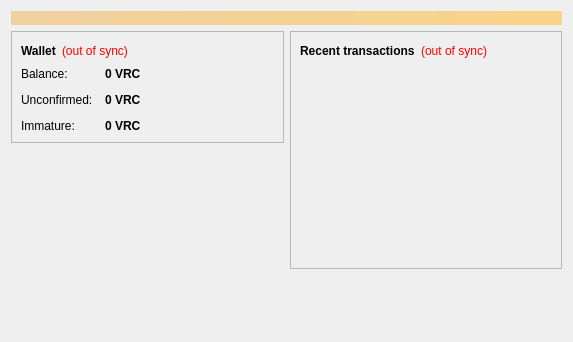
<?xml version="1.0" encoding="UTF-8"?>
<ui version="4.0">
 <class>OverviewPage</class>
 <widget class="QWidget" name="OverviewPage">
  <property name="geometry">
   <rect>
    <x>0</x>
    <y>0</y>
    <width>573</width>
    <height>342</height>
   </rect>
  </property>
  <property name="windowTitle">
   <string>Form</string>
  </property>
  <layout class="QVBoxLayout" name="topLayout">
   <item>
    <widget class="QLabel" name="labelAlerts">
     <property name="visible">
      <bool>false</bool>
     </property>
     <property name="styleSheet">
      <string notr="true">background-color: qlineargradient(x1: 0, y1: 0, x2: 1, y2: 0, stop:0 #F0D0A0, stop:1 #F8D488); color:#000000;</string>
     </property>
     <property name="wordWrap">
      <bool>true</bool>
     </property>
     <property name="margin">
      <number>3</number>
     </property>
    </widget>
   </item>
   <item>
    <layout class="QHBoxLayout" name="horizontalLayout" stretch="1,1">
     <item>
      <layout class="QVBoxLayout" name="verticalLayout_2">
       <item>
        <widget class="QFrame" name="frame">
         <property name="frameShape">
          <enum>QFrame::StyledPanel</enum>
         </property>
         <property name="frameShadow">
          <enum>QFrame::Raised</enum>
         </property>
         <layout class="QVBoxLayout" name="verticalLayout_4">
          <item>
           <layout class="QHBoxLayout" name="horizontalLayout_4">
            <item>
             <widget class="QLabel" name="label_5">
              <property name="font">
               <font>
                <weight>75</weight>
                <bold>true</bold>
               </font>
              </property>
              <property name="text">
               <string>Wallet</string>
              </property>
             </widget>
            </item>
            <item>
             <widget class="QLabel" name="labelWalletStatus">
              <property name="toolTip">
               <string>The displayed information may be out of date. Your wallet automatically synchronizes with the Viruscoin network after a connection is established, but this process has not completed yet.</string>
              </property>
              <property name="styleSheet">
               <string notr="true">QLabel { color: red; }</string>
              </property>
              <property name="text">
               <string notr="true">(out of sync)</string>
              </property>
              <property name="alignment">
               <set>Qt::AlignLeading|Qt::AlignLeft|Qt::AlignVCenter</set>
              </property>
             </widget>
            </item>
            <item>
             <spacer name="horizontalSpacer_2">
              <property name="orientation">
               <enum>Qt::Horizontal</enum>
              </property>
              <property name="sizeHint" stdset="0">
               <size>
                <width>40</width>
                <height>20</height>
               </size>
              </property>
             </spacer>
            </item>
           </layout>
          </item>
          <item>
           <layout class="QFormLayout" name="formLayout_2">
            <property name="fieldGrowthPolicy">
             <enum>QFormLayout::AllNonFixedFieldsGrow</enum>
            </property>
            <property name="horizontalSpacing">
             <number>12</number>
            </property>
            <property name="verticalSpacing">
             <number>12</number>
            </property>
            <item row="0" column="0">
             <widget class="QLabel" name="label">
              <property name="text">
               <string>Balance:</string>
              </property>
             </widget>
            </item>
            <item row="0" column="1">
             <widget class="QLabel" name="labelBalance">
              <property name="font">
               <font>
                <weight>75</weight>
                <bold>true</bold>
               </font>
              </property>
              <property name="cursor">
               <cursorShape>IBeamCursor</cursorShape>
              </property>
              <property name="toolTip">
               <string>Your current balance</string>
              </property>
              <property name="text">
               <string notr="true">0 VRC</string>
              </property>
              <property name="textInteractionFlags">
               <set>Qt::LinksAccessibleByMouse|Qt::TextSelectableByKeyboard|Qt::TextSelectableByMouse</set>
              </property>
             </widget>
            </item>
            <item row="1" column="0">
             <widget class="QLabel" name="label_3">
              <property name="text">
               <string>Unconfirmed:</string>
              </property>
             </widget>
            </item>
            <item row="1" column="1">
             <widget class="QLabel" name="labelUnconfirmed">
              <property name="font">
               <font>
                <weight>75</weight>
                <bold>true</bold>
               </font>
              </property>
              <property name="cursor">
               <cursorShape>IBeamCursor</cursorShape>
              </property>
              <property name="toolTip">
               <string>Total of transactions that have yet to be confirmed, and do not yet count toward the current balance</string>
              </property>
              <property name="text">
               <string notr="true">0 VRC</string>
              </property>
              <property name="textInteractionFlags">
               <set>Qt::LinksAccessibleByMouse|Qt::TextSelectableByKeyboard|Qt::TextSelectableByMouse</set>
              </property>
             </widget>
            </item>
            <item row="2" column="0">
             <widget class="QLabel" name="labelImmatureText">
              <property name="text">
               <string>Immature:</string>
              </property>
             </widget>
            </item>
            <item row="2" column="1">
             <widget class="QLabel" name="labelImmature">
              <property name="font">
               <font>
                <weight>75</weight>
                <bold>true</bold>
               </font>
              </property>
              <property name="toolTip">
               <string>Mined balance that has not yet matured</string>
              </property>
              <property name="text">
               <string notr="true">0 VRC</string>
              </property>
              <property name="textInteractionFlags">
               <set>Qt::LinksAccessibleByMouse|Qt::TextSelectableByKeyboard|Qt::TextSelectableByMouse</set>
              </property>
             </widget>
            </item>
           </layout>
          </item>
         </layout>
        </widget>
       </item>
       <item>
        <spacer name="verticalSpacer">
         <property name="orientation">
          <enum>Qt::Vertical</enum>
         </property>
         <property name="sizeHint" stdset="0">
          <size>
           <width>20</width>
           <height>40</height>
          </size>
         </property>
        </spacer>
       </item>
      </layout>
     </item>
     <item>
      <layout class="QVBoxLayout" name="verticalLayout_3">
       <item>
        <widget class="QFrame" name="frame_2">
         <property name="frameShape">
          <enum>QFrame::StyledPanel</enum>
         </property>
         <property name="frameShadow">
          <enum>QFrame::Raised</enum>
         </property>
         <layout class="QVBoxLayout" name="verticalLayout">
          <item>
           <layout class="QHBoxLayout" name="horizontalLayout_2">
            <item>
             <widget class="QLabel" name="label_4">
              <property name="text">
               <string>&lt;b&gt;Recent transactions&lt;/b&gt;</string>
              </property>
             </widget>
            </item>
            <item>
             <widget class="QLabel" name="labelTransactionsStatus">
              <property name="toolTip">
               <string>The displayed information may be out of date. Your wallet automatically synchronizes with the Viruscoin network after a connection is established, but this process has not completed yet.</string>
              </property>
              <property name="styleSheet">
               <string notr="true">QLabel { color: red; }</string>
              </property>
              <property name="text">
               <string notr="true">(out of sync)</string>
              </property>
              <property name="alignment">
               <set>Qt::AlignRight|Qt::AlignTrailing|Qt::AlignVCenter</set>
              </property>
             </widget>
            </item>
            <item>
             <spacer name="horizontalSpacer">
              <property name="orientation">
               <enum>Qt::Horizontal</enum>
              </property>
              <property name="sizeHint" stdset="0">
               <size>
                <width>40</width>
                <height>20</height>
               </size>
              </property>
             </spacer>
            </item>
           </layout>
          </item>
          <item>
           <widget class="QListView" name="listTransactions">
            <property name="styleSheet">
             <string notr="true">QListView { background: transparent; }</string>
            </property>
            <property name="frameShape">
             <enum>QFrame::NoFrame</enum>
            </property>
            <property name="verticalScrollBarPolicy">
             <enum>Qt::ScrollBarAlwaysOff</enum>
            </property>
            <property name="horizontalScrollBarPolicy">
             <enum>Qt::ScrollBarAlwaysOff</enum>
            </property>
            <property name="selectionMode">
             <enum>QAbstractItemView::NoSelection</enum>
            </property>
           </widget>
          </item>
         </layout>
        </widget>
       </item>
       <item>
        <spacer name="verticalSpacer_2">
         <property name="orientation">
          <enum>Qt::Vertical</enum>
         </property>
         <property name="sizeHint" stdset="0">
          <size>
           <width>20</width>
           <height>40</height>
          </size>
         </property>
        </spacer>
       </item>
      </layout>
     </item>
    </layout>
   </item>
  </layout>
 </widget>
 <resources/>
 <connections/>
</ui>
